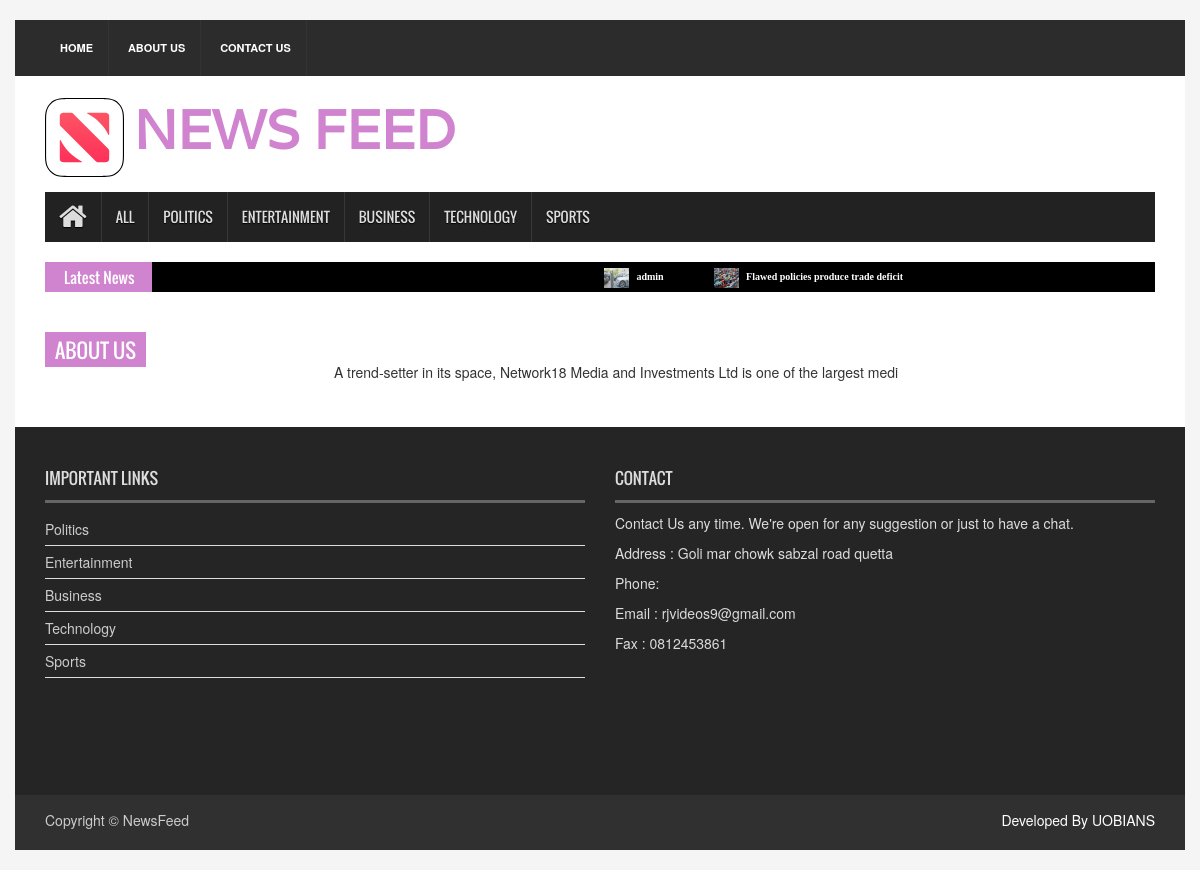
Page /about-us on the committed database.
### main.py (models this page shows)
class Category(db.Model):
    __tablename__= 'category'
    cid = db.Column(db.Integer, primary_key=True)
    cname = db.Column(db.String(80), nullable=False)

class Tblposts(db.Model):
    __tablename__ = 'posts'
    pid = db.Column(db.Integer, primary_key=True)
    pheading = db.Column(db.String(80), nullable=False)
    pdescription = db.Column(db.String(500), nullable=False)
    pthumbnail = db.Column(db.String(120), nullable=False)
    catid = db.Column(db.Integer)
    pdetails = db.Column(db.String(5000), nullable=True)
    ptime= db.Column(db.DATE, default=datetime.now())
    pubid=  db.Column(db.String(120), nullable=False)

class TblAbout(db.Model):
    __tablename__ = 'about'
    id = db.Column(db.Integer, primary_key=True)
    about = db.Column(db.String(100), nullable=False)

class Tblcontact(db.Model):
    __tablename__ = 'contact'
    id = db.Column(db.Integer, primary_key=True)
    address = db.Column(db.String(150), nullable=False)
    phone = db.Column(db.String(15), nullable=False)
    email = db.Column(db.String(120), nullable=False)
    fax = db.Column(db.String(15), nullable=True)

### main.py (the view)
@app.route("/about-us")
def about():
    contact = Tblcontact.query.order_by(Tblcontact.id.desc()).limit(1).all()
    posts = Tblposts.query.order_by(Tblposts.ptime.desc()).all()
    random = Tblposts.query.order_by(func.random()).all()
    count = Category.query.count()
    posts_cat = Category.query.all()
    about= TblAbout.query.order_by(TblAbout.id.desc()).limit(1).all()
    return render_template('/about.html', posts=posts, about=about, random=random, contact=contact, count=count,
                           posts_cat=posts_cat)

### templates/about.html
{% extends 'base.html' %}
 {% block body %}
<section id="contentSection">
    <div class="row">
        <div class="col-lg3-3 col-md-3 col-sm-12">
         <div class="left_content">
          <div class="contact_area">
              <h2>ABOUT US</h2>
          </div>
         </div>
        </div>
        <div class="col-lg-7 " >  {% for about in about %} <br> <br>
        <p style="justified" align="justified">{{about.about|safe}}<p>
            {% endfor %}
            <br>
        </div>
    </div>
</section>
{% endblock %}

### templates/base.html (shortened to what this page needs)
<!DOCTYPE html>
<html>
<head>
<link rel="stylesheet" type="text/css" href="{{url_for('static', filename='assets/css/bootstrap.min.css')}}">
<link rel="stylesheet" type="text/css" href="{{url_for('static', filename='assets/css/font-awesome.min.css')}}">
<link rel="stylesheet" type="text/css" href="{{url_for('static', filename='assets/css/animate.css')}}">
<link rel="stylesheet" type="text/css" href="{{url_for('static', filename='assets/css/font.css')}}">
<link rel="stylesheet" type="text/css" href="{{url_for('static', filename='assets/css/li-scroller.css')}}">
<link rel="stylesheet" type="text/css" href="{{url_for('static', filename='assets/css/slick.css')}}">
<link rel="stylesheet" type="text/css" href="{{url_for('static', filename='assets/css/jquery.fancybox.css')}}">
<link rel="stylesheet" type="text/css" href="{{url_for('static', filename='assets/css/theme.css')}}">
<link rel="stylesheet" type="text/css" href="{{url_for('static', filename='assets/css/style.css')}}">
</head>
<body>
<div class="container-fluid">
  <header id="header">
    <div class="row">
      <div class="col-lg-12 col-md-12 col-sm-12">
        <div class="header_top">
          <div class="header_top_left">
            <ul class="top_nav ">
              <li {% if request.path == '/' %}class="active"{% endif %}><a href="{{url_for('home')}}">Home</a></li>
              <li><a href="../about-us">About us</a></li>
              <li><a href="./contact-us">Contact Us</a></li>
            </ul>
          </div>
          <div class="header_top_right">
            <p> <?php echo date("l, F d, Y" , strtotime("now") ); ?> </p>
          </div>
        </div>
      </div>
      <div class="col-lg-12 col-md-12 col-sm-12">
       <div class="header_bottom ">
          <a href="{{url_for('home')}}" class="logo"><img src="{{url_for('static', filename='upload/dp/logo.svg')}}" alt="">&nbsp;&nbsp;<span style="font-size: 120%">NEWS FEED</span> </a>
        </div>
      </div>
    </div>
  </header>
  <section id="navArea">
    <nav class="navbar navbar-inverse" role="navigation">
      <div id="navbar" class="navbar-collapse collapse">
        <ul class="nav navbar-nav main_nav">
          <li {% if request.path == '/' %}class="active"{% endif %}><a href="{{url_for('home')}}"><span class="fa fa-home desktop-home"></span><span class="mobile-show">Home</span></a></li>
         <li {% if request.path == '/all-posts' %}class="active"{% endif %}> <a href="{{url_for('all_posts')}}">All</a>  </li>
                    {% for cat in posts_cat%}
            <li {% if request.path =='/read-category/'+cat.cname%} class="active" {% endif %}><a href="/read-category/{{cat.cname}}">{{cat.cname}}</a></li>
                    {% endfor %}
        </ul>
      </div>
    </nav>
  </section>
  <section id="newsSection">
    <div class="row">
      <div class="col-lg-12 col-md-12">
        <div class="latest_newsarea"> <span>Latest News</span>
          <ul id="ticker01" class="news_sticker">
    {% for post_desc5 in posts[0:6] %}
        {% set fname = 'upload/thumbnail/' + post_desc5.pthumbnail %}
               <li><a href='/read-post/{{post_desc5.pid}}'><img  src="{{ url_for('static', filename=fname)}}"> {{post_desc5.pheading}}</a></li>
               {% endfor %}
    </div>
  </section>
   {% block body %} {% endblock %}
  <footer id="footer">
    <div class="footer_top">
      <div class="row">
        <div class="col-lg-6 col-md-6 col-sm-12">
          <div class="footer_widget wow fadeInDown">
            <h2>Important Links</h2>
            {% for cat in posts_cat%}
            <ul class="tag_nav">
                 <li><a href="../read-category/{{cat.cname}}">{{cat.cname.capitalize()}}</a></li>
 {% endfor %}
            </ul>
          </div>
        </div>
        <div class="col-lg-6 col-md-6 col-sm-12">
          <div class="footer_widget wow fadeInRightBig">
            <h2>Contact</h2>
            <p>Contact Us any time. We're open for any suggestion or just to have a chat.</p>
            <address>
            {% for ct in contact %}
              <P> Address : {{ct.address}}</P>
              <P>  Phone: <a  style="color:rgb(218,218,218);" href="{{ct.phn}}">{{ct.phn}}</a></P>
              <p>Email : <a style="color:rgb(218,218,218);" href = "mailto:{{ct.email}}"> {{ct.email}} </a> </p>
              <p>Fax : <a style="color:rgb(218,218,218);" href="fax:{{ct.fax}}"> {{ct.fax}} </a> </p>
           {% endfor %}
            </address>
          </div>
        </div>
      </div>
    </div>
    <div class="footer_bottom">
      <p class="copyright">Copyright &copy; <?php echo date("Y" , strtotime("now") ); ?> <a href="{{url_for('home')}}">NewsFeed</a></p>
      <p class="developer" style="color:white;">Developed By UOBIANS</p>
    </div>
  </footer>
</div>
</body>
</html>

### static/assets/css/li-scroller.css (style rules this page uses)
ul.newsticker { position:relative; left:750px; font:bold 10px Verdana; list-style-type:none; margin:0; padding:0 }
ul.newsticker li { float:left; margin:0; padding:0 }
ul.newsticker a { white-space:nowrap; padding:0; color:#fff; margin:0 50px 0 0 }
ul.newsticker a > img { height:20px; margin-right:5px; width:25px }

### static/assets/css/theme.css (style rules this page uses)
.logo > span { color:#d083cf }
.latest_newsarea span { background:none repeat scroll 0 0 #d083cf }
.contact_area > h2 { background-color:#d083cf }

### static/assets/css/style.css (style rules this page uses)
body { background:#f5f5f5 }
ul { padding:0; margin:0; list-style:none }
a { text-decoration:none; color:#2f2f2f }
h1, h2, h3, h4, h5, h6 { font-family:'Oswald',sans-serif }
h2 { line-height:23px }
img { border:none }
#header { display:inline; float:left; width:100%; margin-top:20px }
.header_top { background-color:#2c2c2c; display:inline; float:left; padding:0 30px; width:100% }
.header_top_left { float:left; display:inline; width:50% }
.top_nav { text-align:left }
.top_nav li { display:inline-block }
.top_nav li a { display:inline-block; border-right:1px solid #333; color:#fff; font-size:11px; font-weight:bold; padding:20px 15px; text-transform:uppercase; -webkit-transition:all 0.5s; -o-transition:all 0.5s; transition:all 0.5s }
.header_top_right { float:left; display:inline; width:50%; text-align:right }
.header_top_right > p { color:#fff; display:inline-block; float:right; font:bold 12px sans-serif; margin-bottom:0; padding-bottom:20px; padding-right:8px; padding-top:20px }
.header_bottom { background-color:#fff; display:inline; float:left; padding:15px 30px 15px; width:100% }
.logo { font-size:45px; font-weight:bold; color:#000; font-family:'Varela',sans-serif }
.logo img { max-width:100% }
.logo > span { margin-left:-14px }
#navArea { float:left; display:inline; width:100%; padding:0 30px; background-color:#fff }
.navbar { border:medium none; border-radius:0 }
.navbar-inverse .navbar-nav > li > a { border-left:1px solid #383838; color:#ddd; font-family:'Oswald',sans-serif; display:inline-block; height:50px; line-height:50px; padding:0 14px; text-shadow:0 1px 1px #000; text-transform:uppercase; -webkit-transition:all 0.5s; -mz-transition:all 0.5s; -ms-transition:all 0.5s; -o-transition:all 0.5s; transition:all 0.5s }
.navbar-inverse .navbar-nav > li:first-child a { border:none }
.navbar-collapse { padding-left:0 }
.desktop-home { display:block; font-size:30px; margin-top:10px }
#newsSection { float:left; display:inline; width:100%; padding:0 30px; background-color:#fff; padding-bottom:20px }
.latest_newsarea { float:left; display:inline; width:100%; background-color:#000; position:relative }
.latest_newsarea span { color:#fff; font-family:Oswald,sans-serif; font-size:15px; left:0; line-height:1.8em; margin-right:20px; overflow:hidden; padding:2px 18px 1px 19px; position:absolute; z-index:15 }
#contentSection { float:left; display:inline; width:100%; background-color:#fff; padding:0 30px }
.left_content { float:left; display:inline; width:100% }
#footer { display:inline; float:left; width:100%; margin-bottom:20px }
.footer_top { background-color:#252525; color:#ddd; display:inline; float:left; padding:10px 30px 48px; width:100% }
.footer_widget { display:inline; float:left; width:100%; min-height:310px }
.footer_widget > h2 { border-bottom:3px solid #666; font-family:Oswald,arial,Georgia,serif; font-size:16px; padding:10px 0; text-transform:uppercase }
.tag_nav li a { border-bottom:1px solid #ddd; color:#ccc; display:block; padding:6px 6px 6px 0; -webkit-transition:all 0.5s; -o-transition:all 0.5s; transition:all 0.5s }
.footer_bottom { float:left; display:inline; width:100%; padding:10px 30px; background-color:#303030; color:#ccc }
.copyright { float:left; width:50%; padding-top:5px; text-align:left }
.copyright a { color:#ccc }
.developer { float:right; width:50%; text-align:right; padding-top:5px; color:#222 }
.contact_area { float:left; display:inline; width:100%; margin-bottom:30px }
.contact_area > h2 { color:#fff; display:inline-block; font-size:20px; padding:7px 10px 5px; text-transform:uppercase; margin-bottom:30px }

### rows in the picture
Category: cname "POLITICS", cname "Politics"
Category: cname "ENTERTAINMENT", cname "Entertainment"
Category: cname "BUSINESS", cname "Business"
Category: cname "TECHNOLOGY", cname "Technology"
Category: cname "SPORTS", cname "Sports"
Tblposts: shows a picture, pheading "admin"
Tblposts: shows a picture, pheading "Flawed policies produce trade deficit"
TblAbout: about "A trend-setter in its space, Network18 Media and Investments Ltd is one of the largest medi"
Tblcontact: address "Goli mar chowk sabzal road quetta", email "rjvideos9@gmail.com", fax "0812453861"
